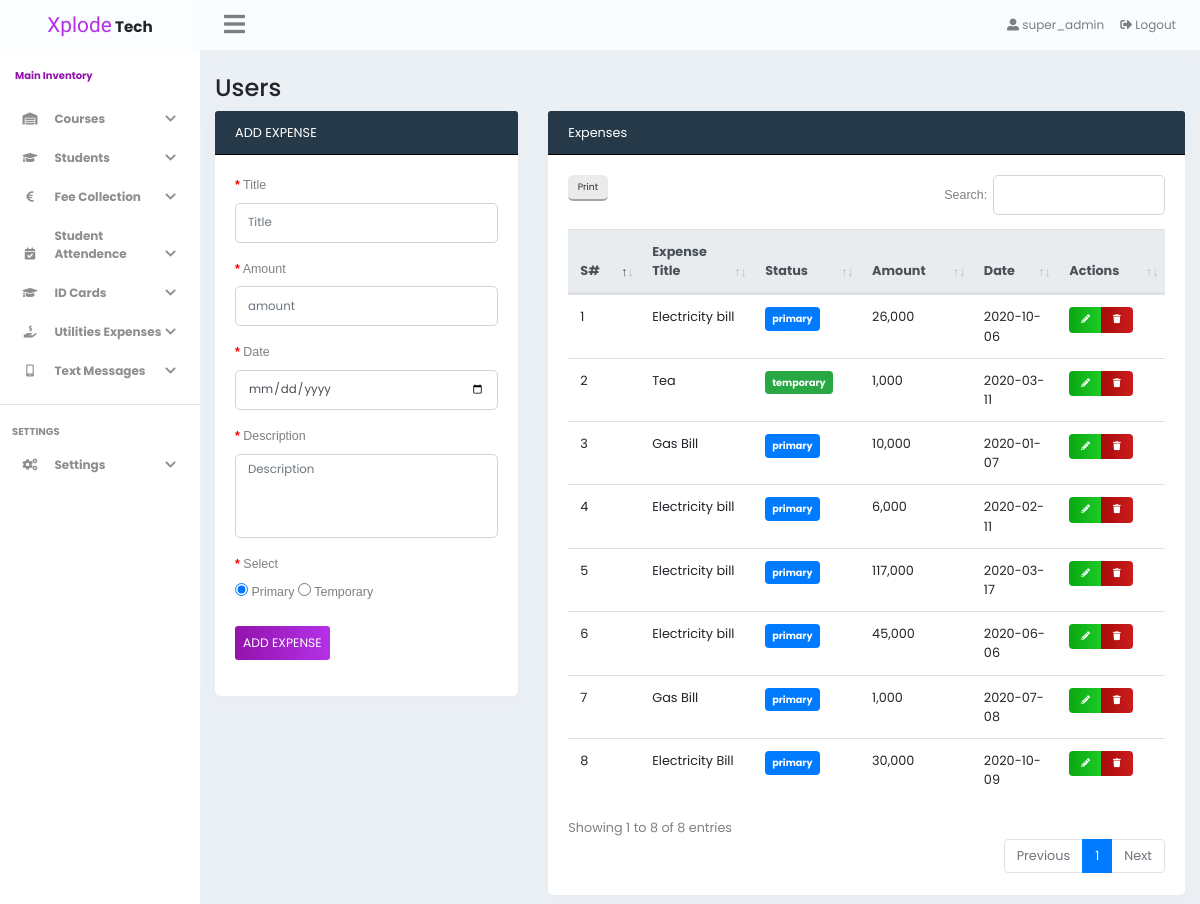
The app's page /expenses/create.php (signed in), older data.
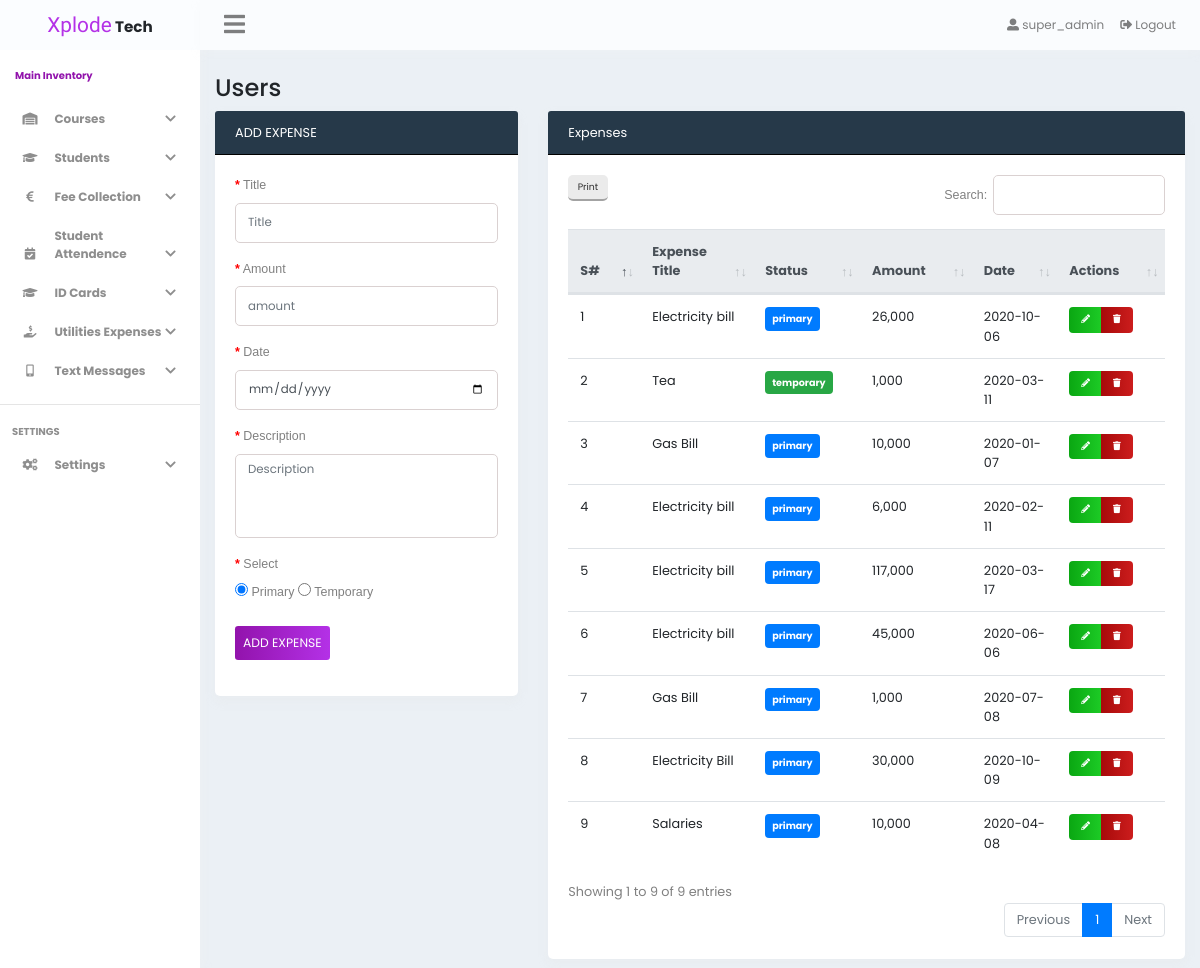
The same page, newer data.
### tables this page shows
CREATE TABLE `expenses` (
  `id` int(11) NOT NULL AUTO_INCREMENT,
  `title` varchar(50) NOT NULL,
  `amount` float NOT NULL,
  `date` date NOT NULL,
  `description` varchar(300) NOT NULL,
  `status` varchar(50) NOT NULL,
  `created_at` timestamp NOT NULL DEFAULT current_timestamp(),
  `updated_at` timestamp NOT NULL DEFAULT current_timestamp(),
  PRIMARY KEY (`id`)
);

### layouts/sidebar.php (called while the page is built, shortened)
<?php
include_once dirname(__DIR__) . '/classes/addUser.php';
$add = new ADDUsers();
$email = '';
if(isset($_SESSION['email'])){
    $email = $_SESSION['email'];
}
$sql = "SELECT role FROM `users` WHERE email = :email";
$role =   $add->SelectRole($sql , $email);
?>

### classes/db.php (called while the page is built, shortened)
<?php
class db {
       public function __construct(){
        try{
            $this->db = new PDO('mysql:host=localhost;dbname=xplode-tech','root','');
        }catch(PDOException $e){
            echo 'Please Check' .$e->getMessage();
        }
       }
   }
?>

### classes/addUser.php (called while the page is built, shortened)
<?php
include_once "db.php";
class ADDUsers extends db {
    public function SelectRole($sql , $email){
        $stmt = $this->db->prepare($sql);
        $stmt->bindParam(":email" , $email);
        $stmt->execute();
        if($stmt->rowCount() > 0){
            $res = $stmt->fetch();
            return $res['role'];
        }
    }
}
?>

### classes/expenses.php (the view, shortened to what the changed rows need)
<?php
include_once 'db.php';
class Expenses extends db {
    public function dataView($sql , $role){
        $stmt = $this->db->prepare($sql);
        $stmt->execute();
        ?><tbody><?php
        if($stmt->rowCount() > 0){
            $i = 0;
            while($row = $stmt->fetch(PDO::FETCH_ASSOC)){
                ?>
                    <tr>
                        <td><?php  echo ++$i;  ?></td>
                        <td><?php   echo $row['title'];  ?></td>
                        <td>
                            <?php
                                $status = $row['status'];
                                if($status == 'primary'){
                                    ?>
                                        <span class="badge badge-primary" style="padding:7px;"><?php echo $status;  ?></span>
                                    <?php
                                }elseif($status == 'temporary'){
                                    ?>
                                        <span class="badge badge-success" style="padding:7px;"><?php  echo $status;  ?></span>
                                    <?php
                                }
                            ?>
                        </td>
                        <td><?php echo number_format($row['amount']);  ?></td>
                        <td><?php echo $row['date'];  ?></td>
                        <?php if($role === 'super_admin'){  ?>
                        <td>
                            <div class="btn-group">
                                <a href="expenses/edit.php?id=<?php echo $row['id'];  ?>" class="btn btn-success btn-xs">
                                <i class="fas fa-pencil-alt"></i>
                                </a>
                                <a href="#" onclick="event.preventDefault(); deleteExpensess(event , <?php  echo $row['id'];  ?>)" class="btn btn-danger btn-xs">
                                    <i class="fas fa-trash"></i>
                                </a>
                            </div>
                        </td>
                        <?php  }  ?>
                    </tr>
                <?php
            }?></tbody><?php
        }
    }
}
?>

### expenses/create.php (shortened to what the changed rows need)
<!DOCTYPE html>
<html lang="en">
<head>
    <?php  require_once dirname(__DIR__) .'/layouts/header.php';   ?>
</head>
<body style="height :100vh">
    <div class="container-fluid">
        <div class="row">
             <?php require_once dirname(__DIR__) .'/layouts/sidebar.php' ?>
            <div class="col-sm-10 main-area">
               <div class="container">
                   <div class="row">
                     <?php  include_once dirname(__DIR__). '/lib/expenses/create.php'  ?>
                       <div class="col-sm-8">
                            <div class="card">
                                <div class="card-body">
                                    <div class="table-responsive">
                                        <table id="cour" class="table  table-hover" style="width:100%">
                                            <thead class="thead-light">
                                                <tr>
                                                    <th>S#</th>
                                                    <th>Expense Title</th>
                                                    <th>Status</th>
                                                    <th>Amount</th>
                                                    <th>Date</th>
                                                    <?php if($role === 'super_admin'){  ?>
                                                    <th>Actions</th>
                                                </tr>
                                                    <?php  } ?>
                                            </thead>
                                            <?php
                                                include_once dirname(__DIR__) . '/classes/expenses.php';
                                                $expens = new Expenses();
                                                $sql = "SELECT * FROM `expenses`";
                                                $expens->dataView($sql , $role);
                                            ?>
                                        </table>
                                    </div>
                                </div>
                            </div>
                         </div>
                       </div>
                   </div>
               </div>
            </div>
        </div>
</body>
</html>

Row changes from the older to the newer data that the page shows:
added expenses: title "Salaries", status "primary", amount "10,000", date "2020-04-08"
Text that changed along with them:
text written by a page script: "Print Search: Showing 1 to 8 of 8 entries Previous 1 Next" → "Print Search: Showing 1 to 9 of 9 entries Previous 1 Next"
